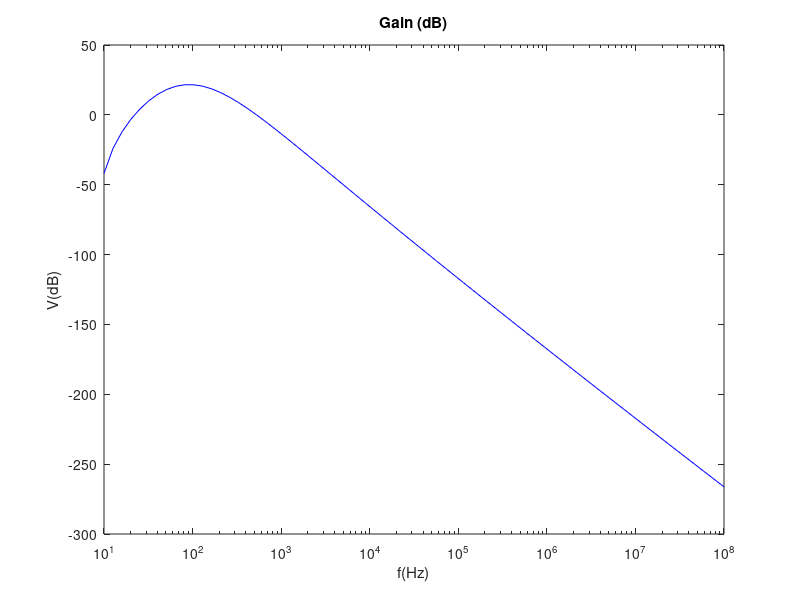
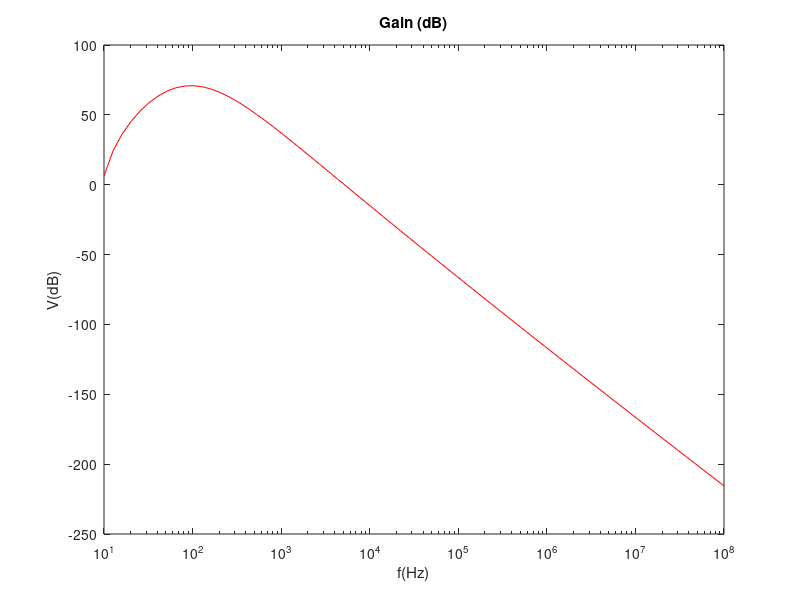

Reproduce these figures in MATLAB, in order.
R1=1000
R2=500
R3=100000
R4=1000
C1=220e-9
C2=220e-9

#T=R1*C1*i*w/(1+R1*C1*i*w)*(1+R3/R4)*1/(1+R2*C2*i*w)

wl=1/(R1*C1)
wh=1/(R2*C2)
wo=sqrt(wh*wl)

# 2nd part

w=wo
Zo=75
Zi=2e6
Ao=10
Vi=1

f=logspace(1,8,70)
res = zeros(1,length(f))
teo = zeros(1,length(f))



for i=1:length(f)
w=2*pi*f(i)
A = [C1*w*i+1/R1+1/Zi,0,0,-1/Zi,0;
-Ao,1,0,Ao,0;
0,-1/Zo,1/R2+1/Zo+1/R3,-1/R3,-1/R2;
-1/Zi,0,-1/R3,1/R3+1/R4+1/Zi,0;
0,0,-1/R2,0,1/R2+C2*w*i]
    
B=[Vi*C1*w*i;0;0;0;0]

V=A\B

res(i)=V(5)

teo(i)=R1*C1*i*w/(1+R1*C1*i*w)*(1+R3/R4)*1/(1+R2*C2*i*w)

endfor

semilogx(f, 20*log(abs(res)), "color", 'b')
title("Gain (dB)")
xlabel("f(Hz)")
ylabel("V(dB)")
print -color -depsc t5dB.eps

close

semilogx(f, 20*log(abs(teo)), "color", 'r')
title("Gain (dB)")
xlabel("f(Hz)")
ylabel("V(dB)")
print -color -depsc teodB.eps

w=sqrt(wh*wl)
E = [C1*w*i+1/R1+1/Zi,0,0,-1/Zi,0;
-Ao,1,0,Ao,0;
0,-1/Zo,1/R2+1/Zo+1/R3,-1/R3,-1/R2;
-1/Zi,0,-1/R3,1/R3+1/R4+1/Zi,0;
0,0,-1/R2,0,1/R2+C2*w*i]
    
F=[Vi*C1*w*i;0;0;0;0]

VHELP=E\F

I1=(Vi-VHELP(1))*C1*w*i

Zin=Vi/I1

printf("%d",Zin)

C=[0;0;0;Vi*C2*w*i]



D = [C1*w*i+1/R1+1/Zi,0,0,-1/Zi;
-Ao,1,0,Ao;
0,-1/Zo,1/R2+1/Zo+1/R3,-1/R3;
-1/Zi,0,-1/R3,1/R3+1/R4+1/Zi]

Vio=D\C

I2=(Vi-Vio(4))*R2

Zio=Vi/I2
